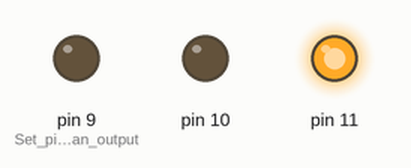
Recording of a sketch running on a simulated Arduino Uno, built with avr-gcc and run on an emulated ATmega328P. Parts: output pins drawn as LEDs (lit = HIGH).

Above: at 0.5 s.
At 2.5 s:
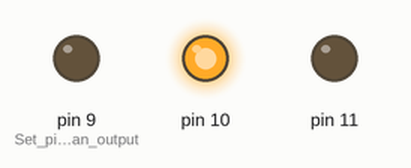
At 4.5 s:
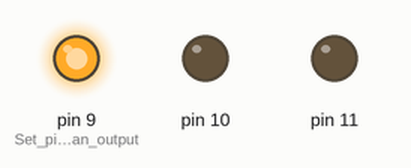
At 5.5 s:
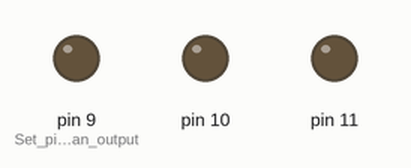
Timing chart, 0 to 7.8 s (numbered marks = the images above):
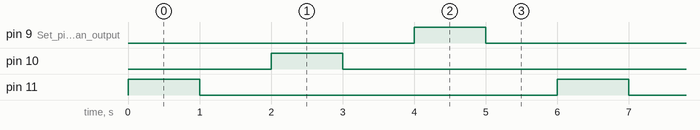

The sketch:

blink.ino
```cpp
void setup() {
  pinMode(11, OUTPUT);
  pinMode(10, OUTPUT);
  pinMode(9, OUTPUT); // Set pin 9 as an output
}

void loop() {
  digitalWrite(11, HIGH);  // Turn LED ON
  delay(1000);              // Wait for 1 second

  digitalWrite(11, LOW);   // Turn LED OFF
  delay(1000);              // Wait for 1 second
   digitalWrite(10, HIGH);  // Turn LED ON
  delay(1000);              // Wait for 1 second

  digitalWrite(10, LOW);   // Turn LED OFF
  delay(1000);              // Wait for 1 second
   digitalWrite(9, HIGH);  // Turn LED ON
  delay(1000);              // Wait for 1 second

  digitalWrite(9, LOW);   // Turn LED OFF
  delay(1000);              // Wait for 1 second
}
```

Measured:
- by itself, pin 9 (Set_pin_9_as_an_output), pin 10, pin 11: alternates HIGH for 1.0 s and LOW for 5.0 s
- by itself, everything shown: repeats every 6.0 s, in 6 steps
